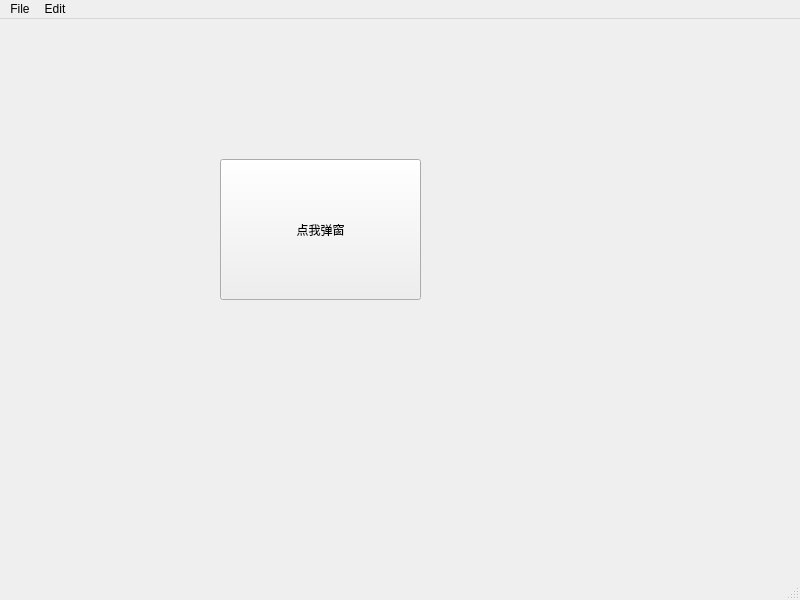
<?xml version="1.0" encoding="UTF-8"?>
<ui version="4.0">
 <class>MainWindow</class>
 <widget class="QMainWindow" name="MainWindow">
  <property name="geometry">
   <rect>
    <x>0</x>
    <y>0</y>
    <width>800</width>
    <height>600</height>
   </rect>
  </property>
  <property name="windowTitle">
   <string>MainWindow</string>
  </property>
  <widget class="QWidget" name="centralwidget">
   <widget class="QPushButton" name="pushButton">
    <property name="geometry">
     <rect>
      <x>220</x>
      <y>140</y>
      <width>201</width>
      <height>141</height>
     </rect>
    </property>
    <property name="text">
     <string>点我弹窗</string>
    </property>
    <property name="iconSize">
     <size>
      <width>16</width>
      <height>16</height>
     </size>
    </property>
    <property name="autoRepeatInterval">
     <number>97</number>
    </property>
    <property name="autoDefault">
     <bool>false</bool>
    </property>
   </widget>
  </widget>
  <widget class="QMenuBar" name="menubar">
   <property name="geometry">
    <rect>
     <x>0</x>
     <y>0</y>
     <width>800</width>
     <height>23</height>
    </rect>
   </property>
   <widget class="QMenu" name="menuFile">
    <property name="title">
     <string>File</string>
    </property>
    <addaction name="actionclose"/>
   </widget>
   <widget class="QMenu" name="menuEdit">
    <property name="title">
     <string>Edit</string>
    </property>
    <addaction name="actionIP_CONFIG"/>
    <addaction name="actionIP_ROUTER"/>
   </widget>
   <addaction name="menuFile"/>
   <addaction name="menuEdit"/>
  </widget>
  <widget class="QStatusBar" name="statusbar"/>
  <action name="actionclose">
   <property name="text">
    <string>close</string>
   </property>
  </action>
  <action name="actionIP_CONFIG">
   <property name="text">
    <string>IP CONFIG</string>
   </property>
  </action>
  <action name="actionIP_ROUTER">
   <property name="text">
    <string>IP ROUTER</string>
   </property>
  </action>
 </widget>
 <resources/>
 <connections>
  <connection>
   <sender>pushButton</sender>
   <signal>clicked()</signal>
   <receiver>MainWindow</receiver>
   <slot>NewTest_button_click()</slot>
   <hints>
    <hint type="sourcelabel">
     <x>283</x>
     <y>209</y>
    </hint>
    <hint type="destinationlabel">
     <x>348</x>
     <y>464</y>
    </hint>
   </hints>
  </connection>
 </connections>
 <slots>
  <slot>NewTest_button_click()</slot>
 </slots>
</ui>
